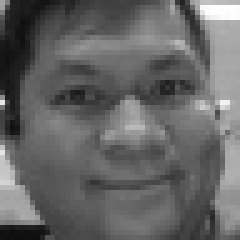
#> input picture data/smile-face.jpg, 48 x 48 px, found by its file name (shown 5 times larger)
$ python TestCNN.py   (Python 2 division)
#> lines starting #> are read from the running program, lines starting #| are printed output that depends on the picture
import cv2
import os
import numpy as np

fileimg = {}
filev = '/Users/xusheng/PycharmProjects/mememoji/data/smile-face.jpg'
cwd = os.getcwd()
dir_path = os.path.dirname(os.path.realpath(__file__))

os.path.isfile(filev)
fileimg = cv2.imread(filev)
#> fileimg is the input picture: shape (48, 48, 3); min 13, max 255, mean 101.3
# print fileimg
newarray = fileimg.ravel()
#> newarray = 6912 values, max 255 at index 273, min 13 at index 6630, mean 101.3
print newarray
#> (printed output is left out)

str = '70 80 82 72 58 58 60 63 54 58 60 48 89 115 121 119 115 110 98 91 84 84 90 99 110 126 143 153 158 171 169 172 169 165 129 110 113 107 95 79 66 62 56 57 61 52 43 41 65 61 58 57 56 69 75 70 65 56 54 105 146 154 151 151 155 155 150 147 147 148 152 158 164 172 177 182 186 189 188 190 188 180 167 116 95 103 97 77 72 62 55 58 54 56 52 44 50 43 54 64 63 71 68 64 52 66 119 156 161 164 163 164 167 168 170 174 175 176 178 179 183 187 190 195 197 198 197 198 195 191 190 145 86 100 90 65 57 60 54 51 41 49 56 47 38 44 63 55 46 52 54 55 83 138 157 158 165 168 172 171 173 176 179 179 180 182 185 187 189 189 192 197 200 199 196 198 200 198 197 177 91 87 96 58 58 59 51 42 37 41 47 45 37 35 36 30 41 47 59 94 141 159 161 161 164 170 171 172 176 178 179 182 183 183 187 189 192 192 194 195 200 200 199 199 200 201 197 193 111 71 108 69 55 61 51 42 43 56 54 44 24 29 31 45 61 72 100 136 150 159 163 162 163 170 172 171 174 177 177 180 187 186 187 189 192 192 194 195 196 197 199 200 201 200 197 201 137 58 98 92 57 62 53 47 41 40 51 43 24 35 52 63 75 104 129 143 149 158 162 164 166 171 173 172 174 178 178 179 187 188 188 191 193 194 195 198 199 199 197 198 197 197 197 201 164 52 78 87 69 58 56 50 54 39 44 42 26 31 49 65 91 119 134 145 147 152 159 163 167 171 170 169 174 178 178 179 187 187 185 187 190 188 187 191 197 201 199 199 200 197 196 197 182 58 62 77 61 60 55 49 59 52 54 44 22 30 47 68 102 123 136 144 148 150 153 157 167 172 173 170 171 177 179 178 186 190 186 189 196 193 191 194 190 190 192 197 201 203 199 194 189 69 48 74 56 60 57 50 59 59 51 41 20 34 47 79 111 132 139 143 145 147 150 151 160 169 172 171 167 171 177 177 174 180 182 181 192 196 189 192 198 195 194 196 198 201 202 195 189 70 39 69 61 61 61 53 59 59 45 40 26 40 61 93 124 135 138 142 144 146 151 152 158 165 168 168 165 161 164 173 172 167 172 167 180 198 198 193 199 195 194 198 200 198 197 195 190 65 35 68 59 59 62 57 60 59 50 44 32 54 90 115 132 137 138 140 144 146 146 156 165 168 174 176 176 175 168 168 169 171 175 171 172 192 194 184 198 205 201 194 195 193 195 192 186 57 38 72 65 57 62 58 57 60 54 49 47 79 116 130 138 141 141 139 141 143 145 157 164 164 166 173 174 176 179 179 176 181 189 188 173 180 175 160 182 189 198 192 189 190 190 188 172 46 44 64 66 59 62 57 56 62 53 50 66 103 133 137 141 143 141 136 132 131 136 127 118 111 107 108 123 131 143 154 158 166 177 181 175 170 159 148 171 161 176 185 192 194 188 190 162 53 49 58 63 61 61 55 56 61 51 50 81 116 139 142 142 146 144 136 128 119 112 97 85 90 91 88 92 90 80 81 84 106 122 132 144 145 144 147 163 147 163 173 181 190 187 191 167 61 48 53 61 61 58 54 56 61 51 53 89 123 140 144 145 146 147 136 122 107 99 95 92 90 87 83 76 67 52 46 52 63 69 83 96 119 132 148 159 136 137 143 138 143 152 156 156 70 48 50 59 61 57 54 54 61 52 56 93 124 135 140 144 148 150 140 125 114 101 80 54 56 54 41 41 33 40 39 35 49 60 63 74 107 129 147 147 116 111 100 77 76 86 108 111 73 49 50 60 62 60 57 55 63 59 56 89 121 134 139 146 151 152 150 141 127 111 96 77 85 70 32 31 37 91 65 50 48 59 73 83 112 136 155 130 60 46 38 40 43 81 116 91 72 52 48 58 62 62 59 53 61 59 52 85 114 134 140 147 154 159 158 153 145 143 150 126 121 125 68 45 89 137 95 70 78 75 95 109 131 153 171 94 23 16 32 82 82 65 113 77 71 54 48 56 62 62 60 53 60 56 52 75 108 133 141 149 158 166 169 167 163 156 155 146 112 119 134 127 142 140 121 117 129 114 120 129 146 174 191 98 46 33 33 109 147 98 109 67 73 55 50 56 64 64 61 58 61 53 54 64 106 129 140 148 159 169 175 176 174 165 159 156 145 120 115 124 127 131 133 141 147 142 141 147 161 182 202 154 114 96 100 158 158 153 123 61 76 57 48 56 64 64 63 62 61 54 55 44 97 131 137 147 158 168 177 181 183 179 170 168 169 165 155 152 151 152 154 162 165 158 153 158 168 187 206 186 147 135 144 145 152 178 115 57 74 58 48 58 64 63 63 59 63 55 53 66 104 130 132 144 153 162 170 180 185 187 181 178 182 180 177 173 171 171 177 176 172 164 161 167 164 185 207 197 173 152 141 141 161 191 104 54 69 60 48 57 65 62 60 57 64 55 50 94 111 124 130 135 150 159 163 172 179 184 184 178 178 177 173 171 174 177 178 176 169 165 161 163 161 180 205 201 183 171 177 178 180 194 101 55 65 60 47 55 65 63 59 58 63 57 52 90 105 117 122 130 143 153 157 163 171 174 182 183 182 178 174 175 175 177 175 172 163 161 159 157 162 178 200 201 188 181 172 177 187 198 98 57 63 61 48 52 61 64 63 60 65 57 51 95 104 113 117 127 136 145 152 156 162 162 165 173 177 182 183 183 180 181 177 165 153 154 152 153 160 174 193 200 188 185 180 182 192 196 101 60 60 56 49 50 60 66 64 62 64 59 53 99 104 111 112 118 132 142 147 155 158 160 159 162 171 176 184 186 183 180 169 154 141 135 145 155 164 180 196 205 188 189 188 189 193 192 98 61 64 55 49 49 60 66 63 64 63 60 57 99 105 108 112 113 125 139 143 150 155 158 164 169 174 176 182 183 182 177 163 141 133 147 151 164 170 185 200 210 194 188 192 186 185 180 88 64 67 60 46 50 59 65 64 64 64 59 56 101 103 108 109 109 118 134 143 143 147 155 159 166 171 174 177 179 178 172 153 129 143 161 159 166 171 186 197 207 203 185 191 183 179 164 73 67 67 66 48 50 57 65 65 63 64 61 57 103 108 114 112 110 115 128 138 144 145 152 156 159 164 168 172 172 169 161 139 125 147 156 161 162 164 180 188 188 197 185 187 181 180 137 65 70 68 70 52 47 53 62 65 63 65 61 58 105 109 112 120 113 112 122 134 141 149 150 153 155 159 164 167 167 162 152 134 115 126 119 106 99 109 141 158 150 155 175 184 176 175 106 63 70 68 68 50 46 50 57 63 63 64 61 59 107 110 110 117 117 114 117 128 137 147 148 150 153 156 161 162 163 156 150 148 105 70 45 26 25 47 73 74 79 128 177 180 173 157 77 66 68 67 68 52 49 51 56 62 62 62 62 60 101 107 108 114 115 114 117 125 134 143 148 149 152 154 158 160 158 155 160 158 132 88 73 73 64 52 66 91 138 160 174 173 171 125 64 67 63 64 68 54 50 49 54 60 60 60 62 60 98 105 105 109 111 114 117 125 131 139 145 148 153 153 156 157 156 161 168 165 153 139 122 115 105 89 103 150 182 161 171 173 162 89 64 64 62 64 69 56 48 49 56 58 60 59 62 60 89 99 108 106 109 111 119 120 125 134 140 146 152 153 153 153 156 159 162 160 150 136 129 133 133 122 133 148 178 168 168 175 132 61 67 66 65 63 69 57 47 50 55 58 59 61 62 60 89 96 105 107 105 107 117 120 123 124 133 141 149 153 151 145 151 145 139 140 138 128 126 124 129 125 136 142 164 172 168 168 87 58 67 63 62 61 69 57 39 44 55 56 59 63 62 62 84 91 92 98 102 103 113 119 121 118 128 138 146 151 147 142 140 128 127 128 129 126 135 140 135 130 143 146 149 166 174 131 62 65 62 59 67 63 68 83 89 65 42 52 60 60 62 63 77 84 84 91 99 101 107 112 117 118 122 134 145 149 144 134 127 127 129 130 134 125 126 132 152 153 151 150 151 165 171 87 59 65 64 61 58 86 122 138 208 207 154 71 52 56 55 56 69 77 83 85 93 91 102 112 116 118 119 127 140 144 142 131 112 95 85 75 62 58 56 59 87 88 83 127 142 165 149 62 65 62 59 77 113 192 156 84 185 196 197 168 81 70 75 69 58 65 73 82 81 79 95 107 114 116 116 123 136 142 136 132 131 102 71 58 49 41 33 41 36 49 60 99 136 168 111 53 63 71 138 186 203 195 146 87 91 72 79 95 103 82 61 74 55 57 68 75 76 77 84 96 106 110 111 121 130 138 136 142 153 159 152 152 154 145 133 136 147 158 156 155 147 158 74 57 60 123 181 174 126 89 72 67 57 43 55 67 76 86 60 45 51 45 52 68 75 73 77 88 96 100 104 113 115 121 134 146 149 146 149 148 155 168 174 179 178 169 169 174 161 131 44 47 82 150 168 136 104 75 66 80 67 58 48 54 68 88 121 102 51 45 38 53 66 65 70 86 92 96 102 103 109 116 130 136 136 133 136 138 137 135 128 130 143 158 165 164 147 87 62 74 123 160 170 100 99 107 79 71 86 75 57 45 49 65 122 130 43 48 40 39 55 61 59 71 82 87 88 93 105 118 123 128 130 124 111 98 94 88 67 55 84 129 147 148 105 48 82 142 161 164 164 76 72 85 100 88 72 90 84 54 48 54 73 100 73 36 44 31 37 53 51 55 67 74 77 87 97 108 118 125 132 122 106 86 80 82 75 73 83 110 129 126 46 22 130 177 196 193 166 72 52 54 73 100 92 75 99 95 65 68 61 63 91 65 42 37 22 28 39 44 57 68 74 83 92 101 119 131 143 141 134 136 140 139 134 136 139 138 136 85 23 114 202 198 199 180 173 98 36 86 130 150 137 99 77 101 99 72 56 43 77 82 79 70 56 28 20 25 36 50 63 73 83 98 111 124 139 156 160 159 169 168 165 163 159 149 114 43 26 133 183 192 177 152 137 130 125 139 173 195 186 137 101 88 101 105 70 46 77 72 84 87 87 81 64 37 20 31 40 46 65 88 108 110 125 149 157 153 162 164 158 159 154 140 78 21 11 61 144 168 173 157 138 150 148 132 159 182 183 136 106 116 95 106 109 82'
strlist = [int(i) for i in str.split(' ')]
B = np.reshape(strlist, (-1, 48))
# print B
# B.reshape()
cv2.imwrite("../data/testimage.jpg", B )
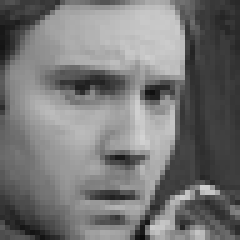
#> saved as testimage.jpg: shape (48, 48) (shown 5 times larger); min 11, max 210, mean 117.6
# print newarray
